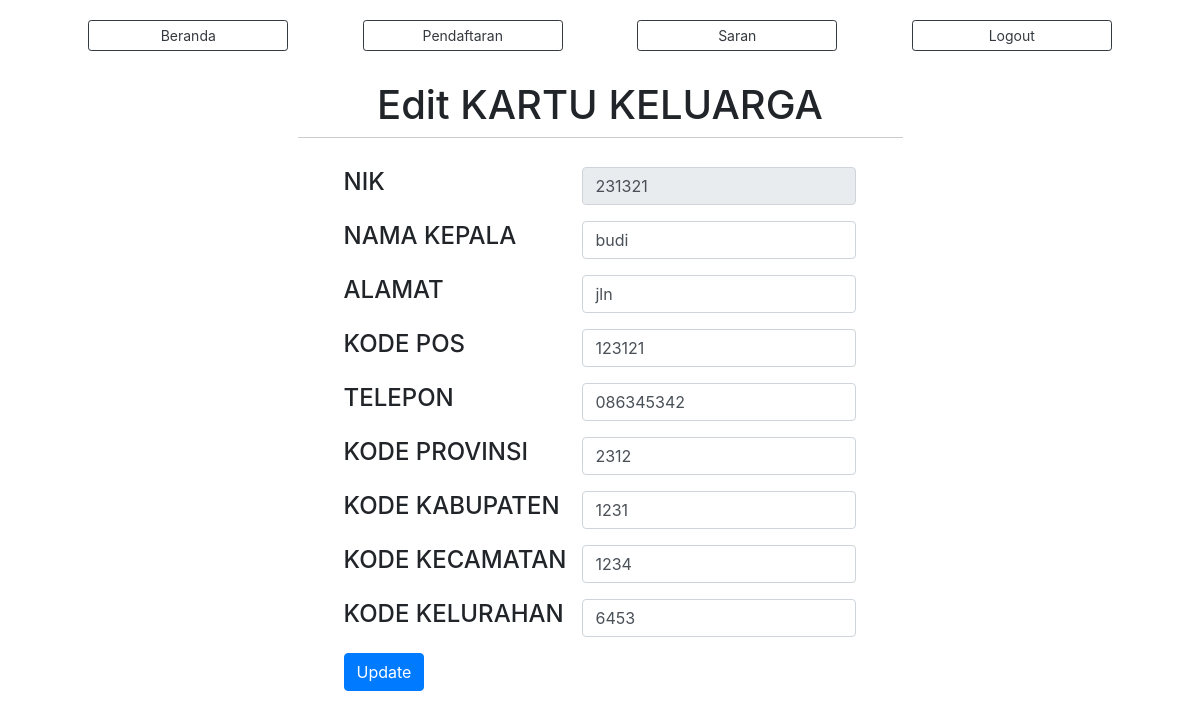
The app's page /?view=edit-kk&nik=231321 (signed in) with its own data.
### tables this page shows
CREATE TABLE `kartu_keluarga` (
  `nik` int(20) NOT NULL,
  `nama` varchar(25) NOT NULL,
  `alamat` varchar(100) NOT NULL,
  `kodepos` varchar(10) NOT NULL,
  `telp` varchar(15) NOT NULL,
  `kodenopro` varchar(10) NOT NULL,
  `kodenokab` varchar(10) NOT NULL,
  `kdoenokec` varchar(10) NOT NULL,
  `kodenokel` varchar(10) NOT NULL,
  `status_cetak` int(5) NOT NULL DEFAULT 0,
  `tanggal_permohonan` date NOT NULL
);

### models/admin.php (called while the page is built, shortened)
<?php
class Admin
{
  private $mysqli;
  function __construct($mysqli)
  {
    $this->mysqli = $mysqli;
  }
  public function editKK($nik)
  {
    $db = $this->mysqli->conn;
    $sql = " SELECT * FROM kartu_keluarga WHERE nik = '$nik' ";
    $query = $db->query($sql);
    return $query;
  }
}
?>

### view/kartu-keluarga/edit-kk.php (the view, shortened to what this page needs)
<?php
$nik = @$_GET['nik'];
$data = $objAdmin->editKK($nik)->fetch_object();
 ?>
<div class="header-hal">
    <h1>Edit KARTU KELUARGA</h1>
    <hr>
</div>
<div class="container" id="" style="">
	<form class="" id="" method="POST" action="">
		<table align="center">
				<tr>
					<td> <h4>NIK</h4> </td>
					<td> <input type="number" class="form-control" name="NIK" placeholder="Masukan NIK" value="<?=$data->nik ?>" readonly> </td>
				</tr>
				<tr>
					<td> <h4>NAMA KEPALA</h4> </td>
					<td> <input type="text" class="form-control" name="NAMA" placeholder="Nama Kepala" value="<?=$data->nama ?>"> </td>
				</tr>
				<tr>
					<td> <h4>ALAMAT</h4> </td>
					<td> <input type="" class="form-control" name="ALAMAT" placeholder="ALamat" value="<?=$data->alamat ?>"> </td>
				</tr>
				<tr>
					<td> <h4>KODE POS</h4> </td>
					<td> <input type="text" class="form-control" name="POS" placeholder="Kode POS" value="<?=$data->kodepos ?>"> </td>
				</tr>
				<tr>
					<td> <h4>TELEPON</h4> </td>
					<td> <input type="" class="form-control" name="TLP" placeholder="Telepon" value="<?=$data->telp ?>"> </td>
				</tr>
				<tr>
					<td> <h4>KODE PROVINSI</h4> </td>
					<td> <input type="" class="form-control" name="PRO" placeholder="Kode Provinsi" value="<?=$data->kodenopro ?>"> </td>
				</tr>
					<tr>
					<td> <h4>KODE KABUPATEN</h4> </td>
					<td> <input type="" class="form-control" name="KAB" placeholder="Kode Kabupaten" value="<?=$data->kodenokab ?>"> </td>
				</tr>
					<tr>
					<td> <h4>KODE KECAMATAN</h4> </td>
					<td> <input type="" class="form-control" name="KEC" placeholder="KOde Kecamatan" value="<?=$data->kdoenokec ?>"> </td>
				</tr>
					<tr>
					<td> <h4>KODE KELURAHAN</h4> </td>
					<td> <input type="" class="form-control" name="KEL" placeholder="KOde Kelurahan" value="<?=$data->kodenokel ?>"> </td>
				</tr>
				<tr>
					<td> <input type="submit" class="btn btn-md btn-primary" name="update" value="Update"> </td>
				</tr>
		</table>
	</form>
</div>

### assets/css/home.css (style rules this page uses)
.header-hal { width: 100%; text-align: center; margin-top: 10px; }
hr { height: 1px; border-top: 1px solid #ccc; margin: auto; width: 50%; padding: 10px; }
.view-buku th, td { text-align: left; padding: 8px; }

### records on screen
kartu_keluarga: NIK "231321", NAMA "budi", ALAMAT "jln", POS "123121", TLP "086345342", PRO "2312", KAB "1231", KEC "1234", KEL "6453"
